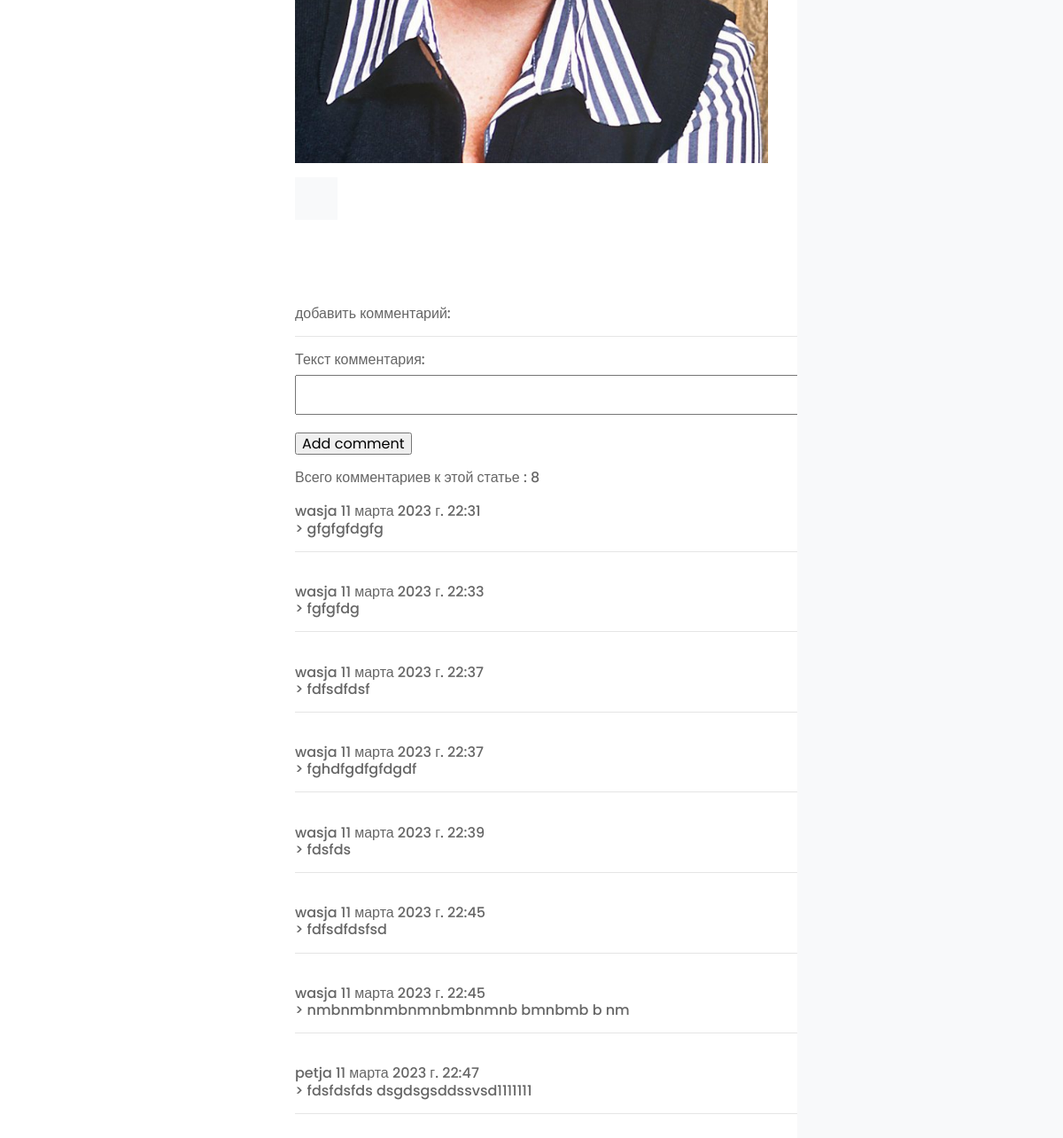
/post/vera-alentova/ (lower part), run on an earlier commit of the app's database.
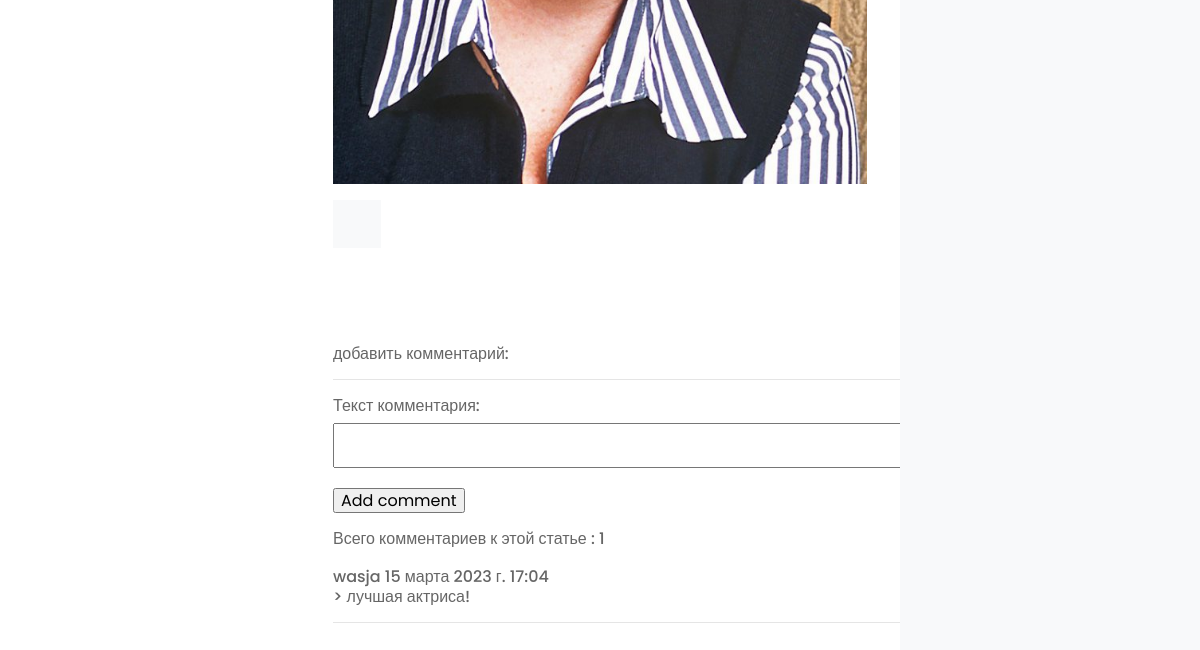
And on a later commit of the database.
### women/models.py (models this page shows, shortened)
class Women(models.Model):
    objects = None
    title = models.CharField(max_length=255, verbose_name='Заголовок')
    content = models.TextField(blank=True)
    photo = models.ImageField(upload_to="photos/%Y/%m/%d/")
    time_create = models.DateTimeField(auto_now_add=True)
    slug = models.SlugField(max_length=250, unique= True, db_index= True, verbose_name= "URL")
    time_update = models.DateTimeField(auto_now=True)
    is_published = models.BooleanField(default=True)
    cat = models.ForeignKey('Category', on_delete=models.PROTECT, )
    class Meta:
        verbose_name_plural = 'Известные женщины'
        ordering = ('cat', 'title')

class Comments(models.Model):
    article = models.ForeignKey(Women, on_delete=models.CASCADE, verbose_name='Статья', blank=True, null=True,
                                related_name='comments_articles')
    author = models.ForeignKey(User, on_delete=models.CASCADE, verbose_name='Автор комментария', blank=True, null=True)
    create_date = models.DateTimeField(auto_now=True)
    text = models.TextField(verbose_name='Текст комментария')
    status = models.BooleanField(verbose_name='Видимость статьи', default=False)

### women/views.py (the view, shortened to what this page needs)
# urls.py: path('post/<slug:post_slug>/', ShowPost.as_view(), name='post'),
class ShowPost(DataMixin, FormMixin, DetailView):
    model = Women
    template_name = 'women/single.html'
    slug_url_kwarg = 'post_slug'
    context_object_name = 'post'
    form_class = CommentForm
    def post(self, request, *args, **kwargs):
        form = self.get_form()
        if form.is_valid():
            return self.form_valid(form)
        else:
            return self.form_invalid(form)
    def get_context_data(self, *, object_list=None, **kwargs):
        context = super().get_context_data(**kwargs)
        context['menu'] = menu
        context['cats'] = Category.objects.all()
        return context

### women/forms.py
class CommentForm(forms.ModelForm):
    class Meta:
        model = Comments
        fields = ('text',)
    def __init__(self,*args,**kwargs):
        super().__init__(*args,**kwargs)
        for field in self.fields:
            self.fields[field].widget.attrs['class'] = 'form-control'
        self.fields['text'].widget = Textarea(attrs={'rows':2})

### women/models.py (called while the page is built)
    def get_absolute_url(self):
        return reverse('category', kwargs={'cat_slug': self.slug})

### women/templates/women/single.html (shortened to what this page needs)
{% load static %}
<!DOCTYPE html>
<html lang="en">
  <head>
    <link rel="stylesheet" href="{% static 'css/open-iconic-bootstrap.min.css' %}">
    <link rel="stylesheet" href="{% static 'css/animate.css' %}">
    <link rel="stylesheet" href="{% static 'css/owl.carousel.min.css' %}">
    <link rel="stylesheet" href="{% static 'css/owl.theme.default.min.css' %}">
    <link rel="stylesheet" href="{% static 'css/magnific-popup.css' %}">
    <link rel="stylesheet" href="{% static 'css/aos.css' %}">
    <link rel="stylesheet" href="{% static 'css/ionicons.min.css' %}">
    <link rel="stylesheet" href="{% static 'css/bootstrap-datepicker.css' %}">
    <link rel="stylesheet" href="{% static 'css/jquery.timepicker.css' %}">
    <link rel="stylesheet" href="{%  static 'css/flaticon.css' %}">
    <link rel="stylesheet" href="{% static 'css/icomoon.css' %}">
    <link rel="stylesheet" href="{% static 'css/style.css' %}">
  </head>
  <body>
	{% include 'women/side-header.html' %}
		<div id="colorlib-main">
			<section class="ftco-section ftco-no-pt ftco-no-pb">
	    	<div class="container">
	    		<div class="row d-flex">
	    			<div class="col-lg-8 px-md-5 py-5">
	    				<div class="row pt-md-4">
		            <p>
		              <img src="{{ post.photo.url }}" alt="" class="img-fluid">
		            </p>
		            <div class="about-author d-flex p-4 bg-light">
		            </div>
		            <div class="pt-5 mt-5">
		              <h6 class="mb-3">
						  <p>
							  добавить комментарий:
						  <hr>
						  <form action="."  method="post">
						  		{{ form.as_p }}
							  <p><input type="submit" value="Add comment"></p>
							  Всего комментариев к  этой статье : {{ post.comments_articles.all.count }}
							  {% for item in  post.comments_articles.all %}
							  <ul class="comment-list" >
								  <br>{{ item.author }} {{ item.create_date }}
							  <li   class="comment">> {{ item.text }} </li>
							  </ul>
							  <br>
							  <hr>
							  {% endfor %}
						  </form>
					  </h6>
		            </div>
			    		</div>
			    	</div>
	    			<div class="col-lg-4 sidebar ftco-animate bg-light pt-5">
	                </div>
	              </div>
	            </div>
	            </div>
	          </div>
  </body>
</html>

What changed in the data, as far as the page shows it:
removed Comments: author "wasja", create_date "11 марта 2023 г. 22:31", text "gfgfgfdgfg"
removed Comments: author "wasja", create_date "11 марта 2023 г. 22:33", text "fgfgfdg"
removed Comments: author "wasja", create_date "11 марта 2023 г. 22:37", text "fdfsdfdsf"
removed Comments: author "wasja", create_date "11 марта 2023 г. 22:37", text "fghdfgdfgfdgdf"
removed Comments: author "wasja", create_date "11 марта 2023 г. 22:39", text "fdsfds"
removed Comments: author "wasja", create_date "11 марта 2023 г. 22:45", text "fdfsdfdsfsd"
removed Comments: author "wasja", create_date "11 марта 2023 г. 22:45", text "nmbnmbnmbnmnbmbnmnb bmnbmb b nm"
removed Comments: author "petja", create_date "11 марта 2023 г. 22:47", text "fdsfdsfds dsgdsgsddssvsd1111111"
computed for Women: comments_articles.all.count "8" → "1"
added Comments: author "wasja", create_date "15 марта 2023 г. 17:04", text "лучшая актриса!"
